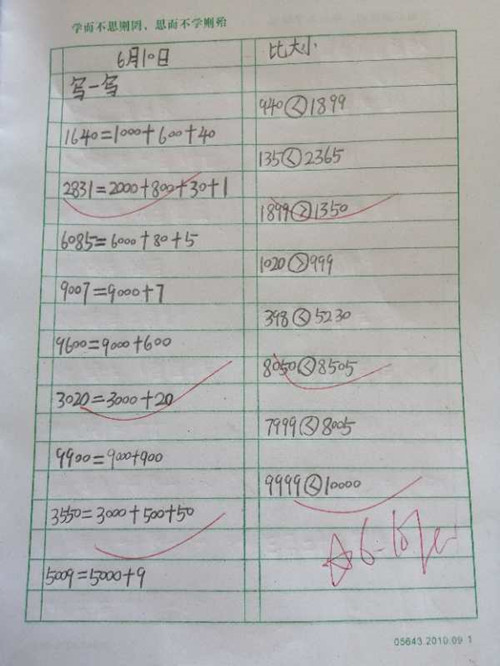
#> input picture math.jpg, 500 x 666 px
$ python binary.py
#> lines starting #> are read from the running program, lines starting #| are printed output that depends on the picture; after the words box and inside, x2 and y2 are one past the last pixel; in counts of white or black regions, pixels touching at a corner belong together
# 二值化
import cv2
import numpy as np

img = cv2.imread('math.jpg')
#> img is the input picture: shape (666, 500, 3); mean B, G, R 174.1, 175.5, 174.7
img1 = cv2.cvtColor(img, cv2.COLOR_BGR2GRAY)

ret , dst = cv2.threshold(img1, 180 ,255 , cv2.THRESH_BINARY_INV)
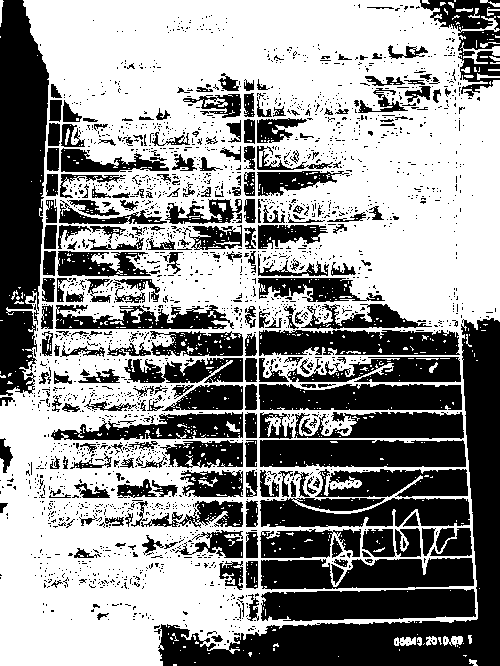
#> dst: shape (666, 500); 57.5% white; 2239 black regions (1989 under 20 px), largest, box (x1, y1, x2, y2) and area: (154, 318, 500, 666) 21544, (0, 0, 49, 396) 15005, (261, 589, 476, 621) 5974

cv2.imshow('img', img)
cv2.imshow('gray', img1)
cv2.imshow('dst', dst)

cv2.waitKey(0)
